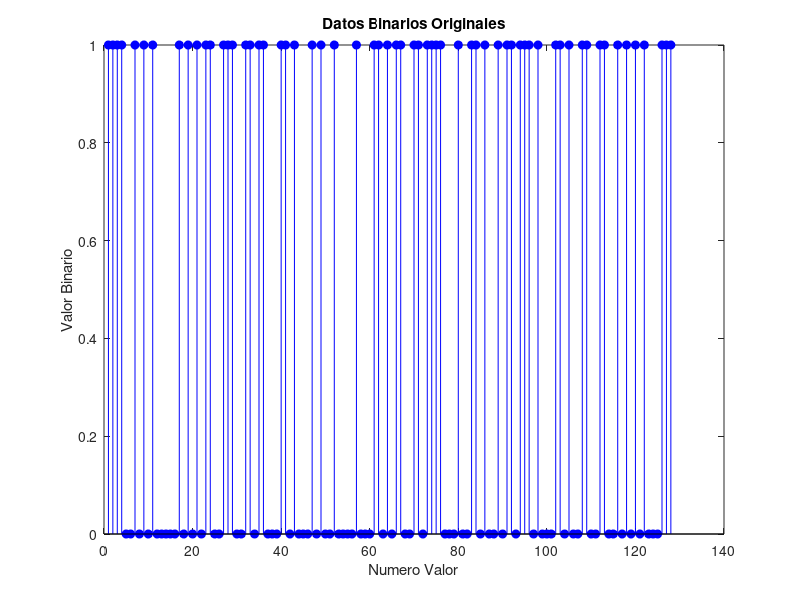
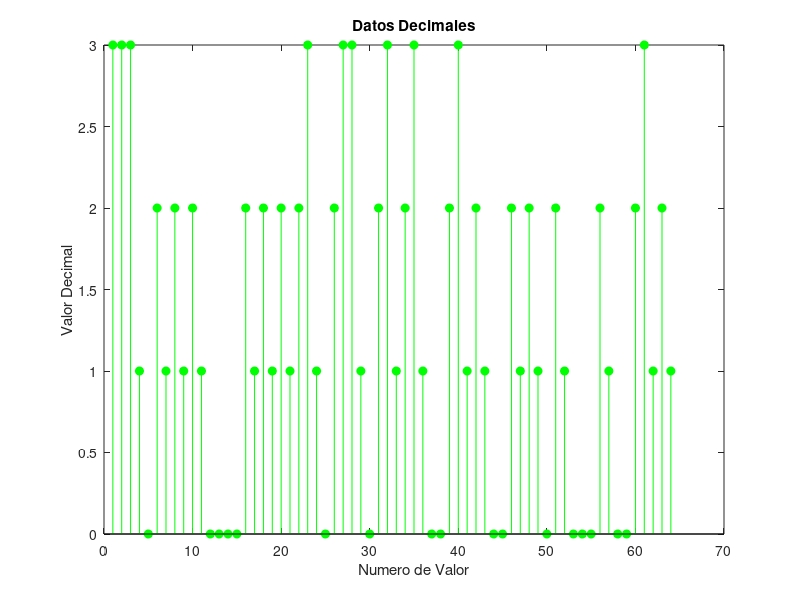
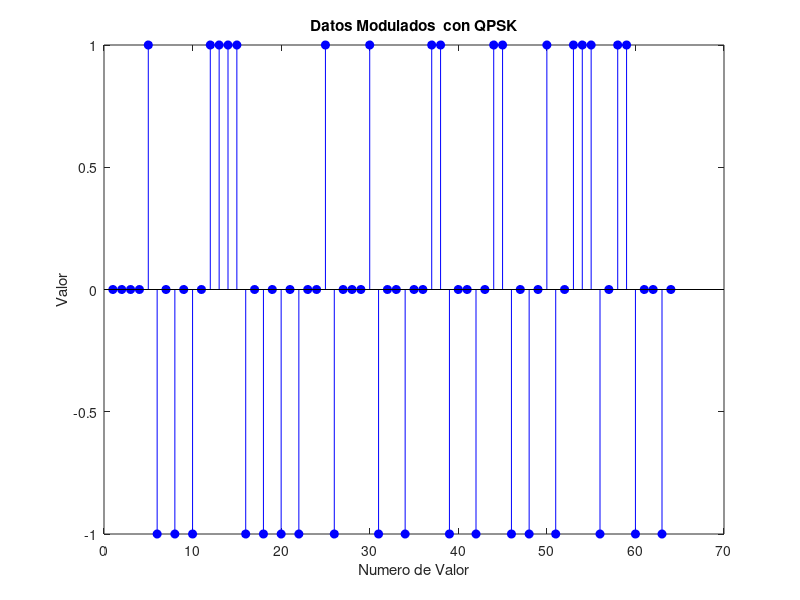
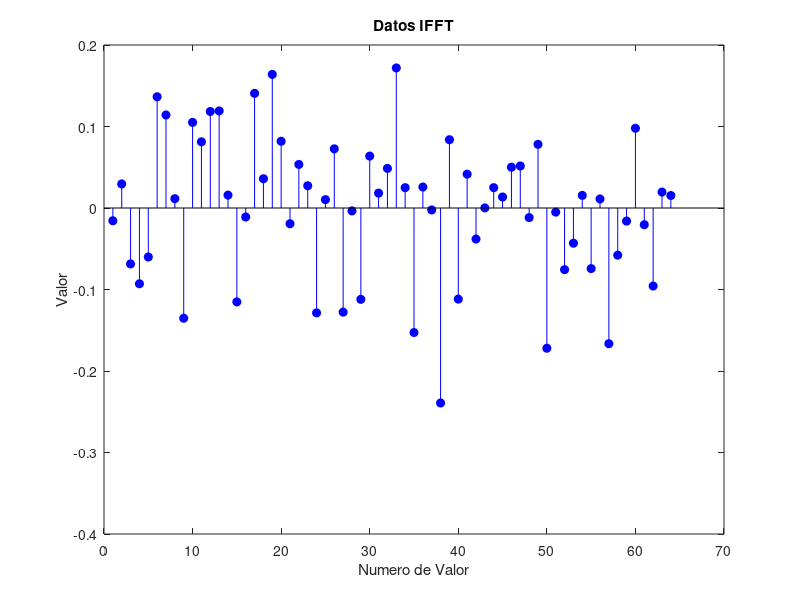

Write MATLAB code to recreate these figures, in order.
% Arroyo Auz Christian Xavier.
clc;
clear all;
close all;



% se obtiene datos aleatorios se necesitan 128 datos binarios para obtener
% 64 decimales
bin=round(rand(1,128));

%Se representa graficamente los datos que se encuentran de manera binaria
figure(1); 
stem(bin,'filled','b');
title('Datos Binarios Originales');
ylabel('Valor Binario');
xlabel('Numero Valor');
%Antes de usar el pskmod pasamos a un vector de 64 datos decimales
datosendecimal=zeros(1,64);
j=1;
for i=1:64
    datosendecimal(i)=(bin(j)*2^0)+(bin(j+1)*2^1);
    j=j+1;
end


%Graficando los datos decimales
figure(2);
stem(datosendecimal,'filled','green');
title('Datos Decimales');
ylabel('Valor Decimal');
xlabel('Numero de Valor');
datosmodulados=pskmod(datosendecimal,4);



%Se grafican los datos modulados
figure(3);
stem(datosmodulados,'filled','b');
title('Datos Modulados  con QPSK');
ylabel('Valor');
xlabel('Numero de Valor');
datosmodulados=reshape(datosmodulados,64/1,1);
ifftsubportadoras=ifft(datosmodulados);



%Graficamos los datos IFFT
figure(4);
stem(real(ifftsubportadoras),'filled','b');
title('Datos IFFT');
ylabel('Valor');
xlabel('Numero de Valor');
ifftprefijo=zeros(80,1);
j=1;
for i=48:64
    ifftprefijo(j)=ifftsubportadoras(i);
    j=j+1;
end



%Graficamos los datos con el prefijo
figure(5);
stem(ifftprefijo,'filled','red');
title('Datos Prefijo');
xlabel('Numero de valor');
ylabel('Valor');